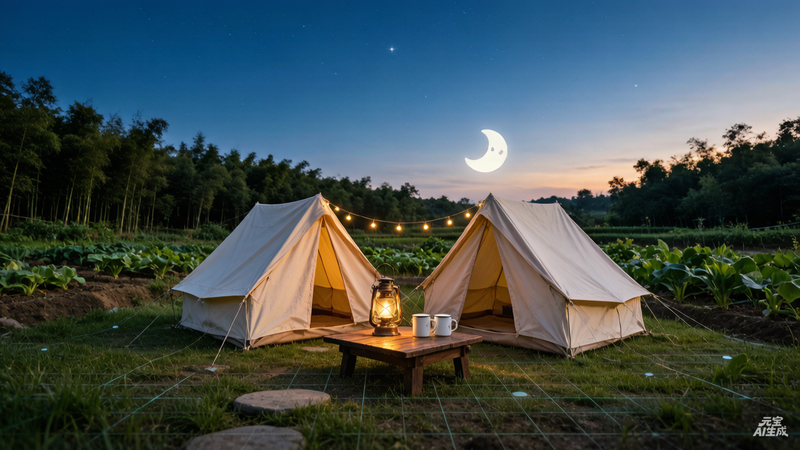
#> input picture assets/img/src/src_camp.png, 800 x 450 px, given in place of src_forum.webp, which was not available
$ python make_hero_bg.py
#> lines starting #> are read from the running program, lines starting #| are printed output that depends on the picture
#> in make_wide, im is the input picture: PIL image 800x450 RGB; mean R, G, B 65.3, 78.9, 80.1
#!/usr/bin/env python3
# -*- coding: utf-8 -*-
"""闪马田园 SUMFARM · 论坛 / 专家频道 hero 专属主视觉生成脚本
------------------------------------------------------------------
执行顺序（基线约定）：页面构建完成 → slice_assets.py 切题材图 → 本脚本生成
频道级 hero 主视觉 → verify.py / runtime_check.py 验收。素材生成排在页面构建之后。

输入：assets/img/src/src_forum.webp / src_expert.webp（同批田园成图，800×450）
输出：assets/img/<channel>_hero.webp       16:9 1280×720  PC hero
      assets/img/<channel>_hero_m.webp     9:16  720×1280 移动 hero
映射：forum*.html 共 11 页 → forum_hero；expert*.html / experts.html 共 9 页
      → expert_hero，见 ART_MATRIX.md。图片按 pagename_id 所属频道归属，
      不写死在 JS 里；列表缩略图仍由 mock-data.js 的 art() 按题材池解析。

设计约束：60% 真实田园（同批成图主体）+ 30% 科技（极淡网格 / 数据点连线）
+ 10% 可爱（圆润气泡 / 笑脸）；左侧 45% 柔雾留白供叠加深墨绿标题，
色调与 --sf-hero-base #D2E4C8 统一，右下角生成标记以相邻内容镜像抹除。
格式统一 WebP（网站专用格式），不保留 PNG。

复跑：cd <站点根目录> && python3 make_hero_bg.py
依赖：Pillow（沙盒已预装）。
"""
import os
from PIL import Image, ImageDraw, ImageFilter, ImageEnhance

ROOT = os.path.dirname(os.path.abspath(__file__))
SRC = os.path.join(ROOT, "assets/img/src")
OUT = os.path.join(ROOT, "assets/img")
W, H = 1280, 720
MW, MH = 720, 1280
GREEN = (210, 228, 200)
INK = (34, 50, 41)
TECH = (46, 110, 126)


def blend(a, b, t):
    return tuple(int(round(a[i] * (1 - t) + b[i] * t)) for i in range(3))


def remove_watermark(im):
    w, h = im.size
#> w = 800; h = 450
    bw, bh = int(w * .16), int(h * .11)
#> bw = 128; bh = 49
    patch = im.crop((w - 2 * bw, h - bh, w - bw, h)).transpose(Image.FLIP_LEFT_RIGHT)
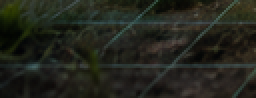
#> patch: PIL image 128x49 RGB (shown 2 times larger); mean R, G, B 34.7, 36.5, 28.3
    patch = patch.filter(ImageFilter.GaussianBlur(2))
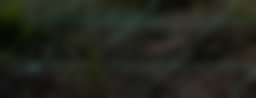
#> patch: PIL image 128x49 RGB (shown 2 times larger); mean R, G, B 34.7, 36.5, 28.3
    im.paste(patch, (w - bw, h - bh, w, h))
    return im


def soft_grid(im, alpha=26):
#> called with alpha = 26
    w, h = im.size
#> w = 1280; h = 720
    layer = Image.new("RGBA", (w, h), (0, 0, 0, 0))
#> layer: PIL image 1280x720 RGBA; every value is 0
    d = ImageDraw.Draw(layer)
    step = max(52, w // 22)
#> step = 58
    for x in range(step, w, step):
        d.line([(x, 0), (x, h)], fill=(*TECH, alpha), width=1)
    for y in range(step, h, step):
        d.line([(0, y), (w, y)], fill=(*TECH, alpha), width=1)
    return Image.alpha_composite(im.convert("RGBA"), layer).convert("RGB")
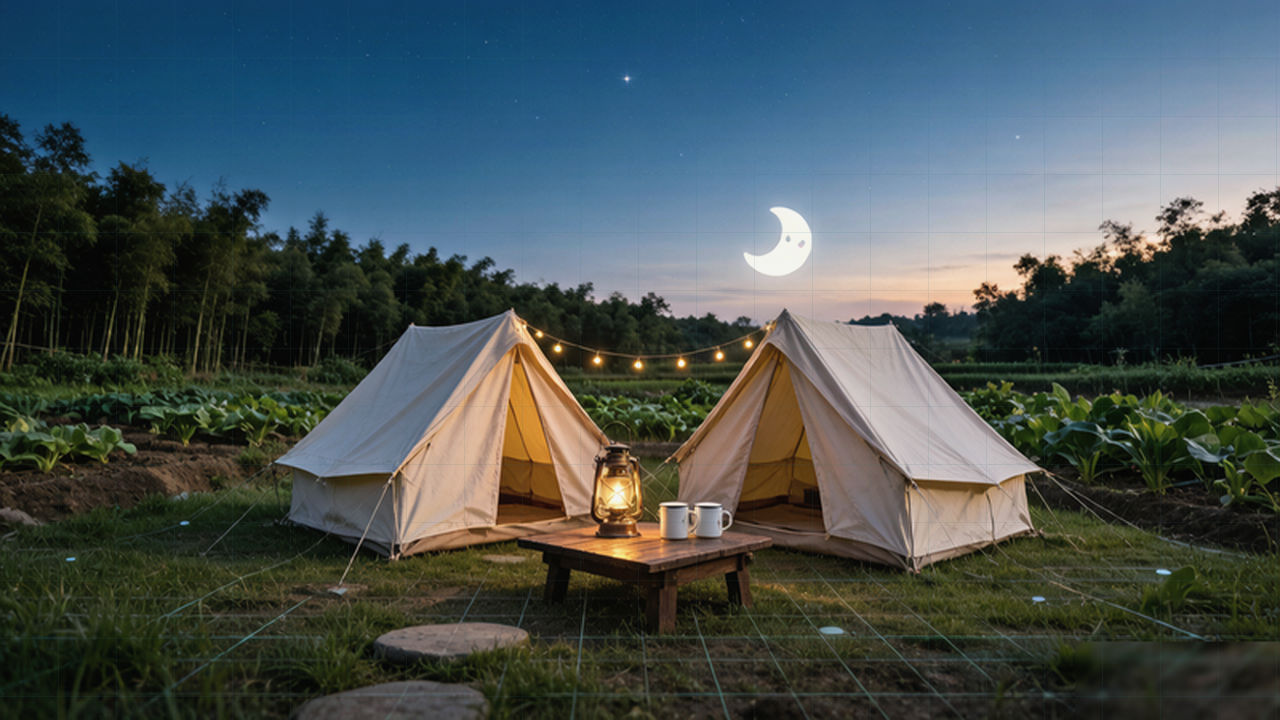
#> returned value: PIL image 1280x720 RGB; mean R, G, B 70.1, 81.4, 82.4


def cute_bits(im, kind):
#> called with kind = 'forum'
    w, h = im.size
#> w = 1280; h = 720
    layer = Image.new("RGBA", (w, h), (0, 0, 0, 0))
    d = ImageDraw.Draw(layer)
    if kind == "forum":
        for (cx, cy, r) in [(int(w * .78), int(h * .24), 16),
                            (int(w * .90), int(h * .36), 11),
                            (int(w * .70), int(h * .16), 9)]:
            d.ellipse((cx - r, cy - r, cx + r, cy + r), fill=(255, 253, 247, 150),
                      outline=(*INK, 90), width=2)
            d.polygon([(cx - r // 2, cy + r - 2), (cx - r // 3, cy + r + 9),
                       (cx + r // 4, cy + r - 2)], fill=(255, 253, 247, 150))
    else:
        pts = [(int(w * .74), int(h * .27), 9), (int(w * .88), int(h * .20), 7),
               (int(w * .93), int(h * .44), 8), (int(w * .68), int(h * .15), 6)]
        for (cx, cy, r) in pts:
            d.ellipse((cx - r, cy - r, cx + r, cy + r), fill=(227, 240, 241, 210),
                      outline=(*TECH, 140), width=2)
        d.line([(p[0], p[1]) for p in pts[:3]], fill=(*TECH, 105), width=2)
    return Image.alpha_composite(im.convert("RGBA"), layer).convert("RGB")


def soft_left(sharp):
    """左侧 45% 用「同图高斯柔化 + 浅田绿」做留白，右侧保持清晰主体。
    用 smoothstep 蒙版平滑混合，不叠纯色块，避免主体边缘出现贯穿全高的硬分界；
    文字对比由 CSS 田绿罩 .96 最终保证。"""
    blur = sharp.filter(ImageFilter.GaussianBlur(18))
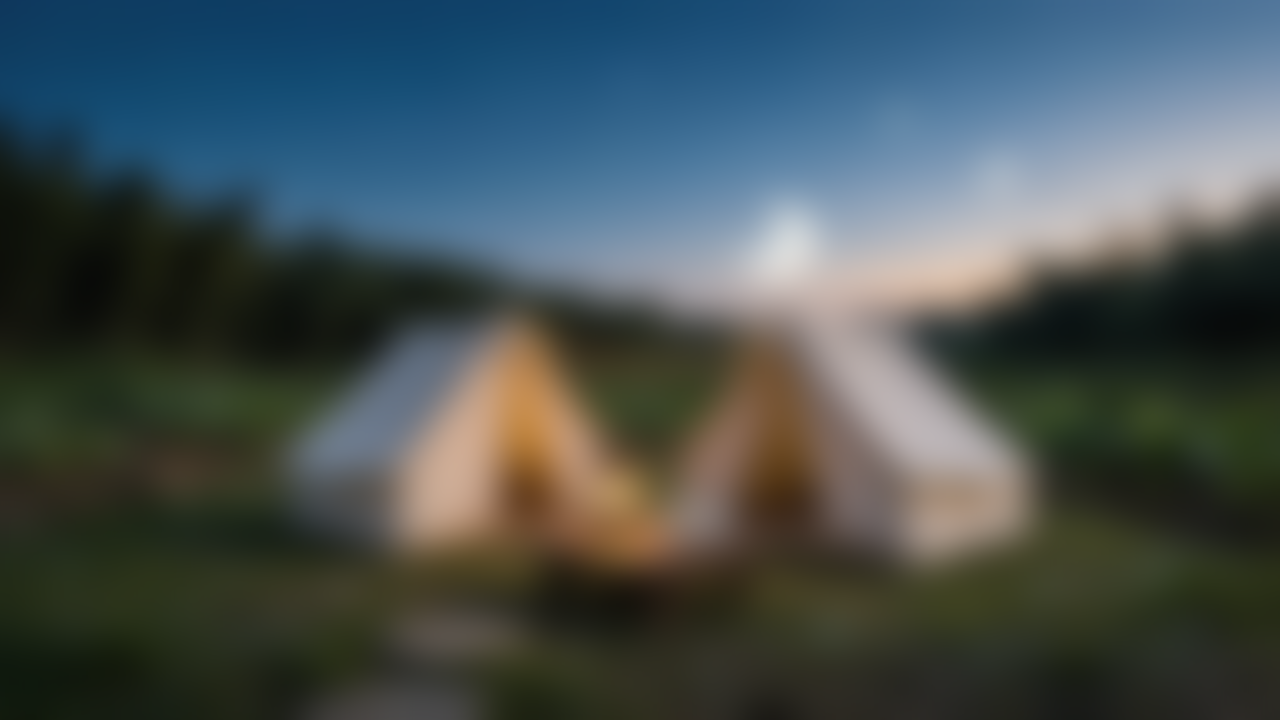
#> blur: PIL image 1280x720 RGB; mean R, G, B 70.1, 81.4, 82.4
    blur = ImageEnhance.Brightness(blur).enhance(1.05)
    blur = Image.blend(blur, Image.new("RGB", (W, H), GREEN), .32)
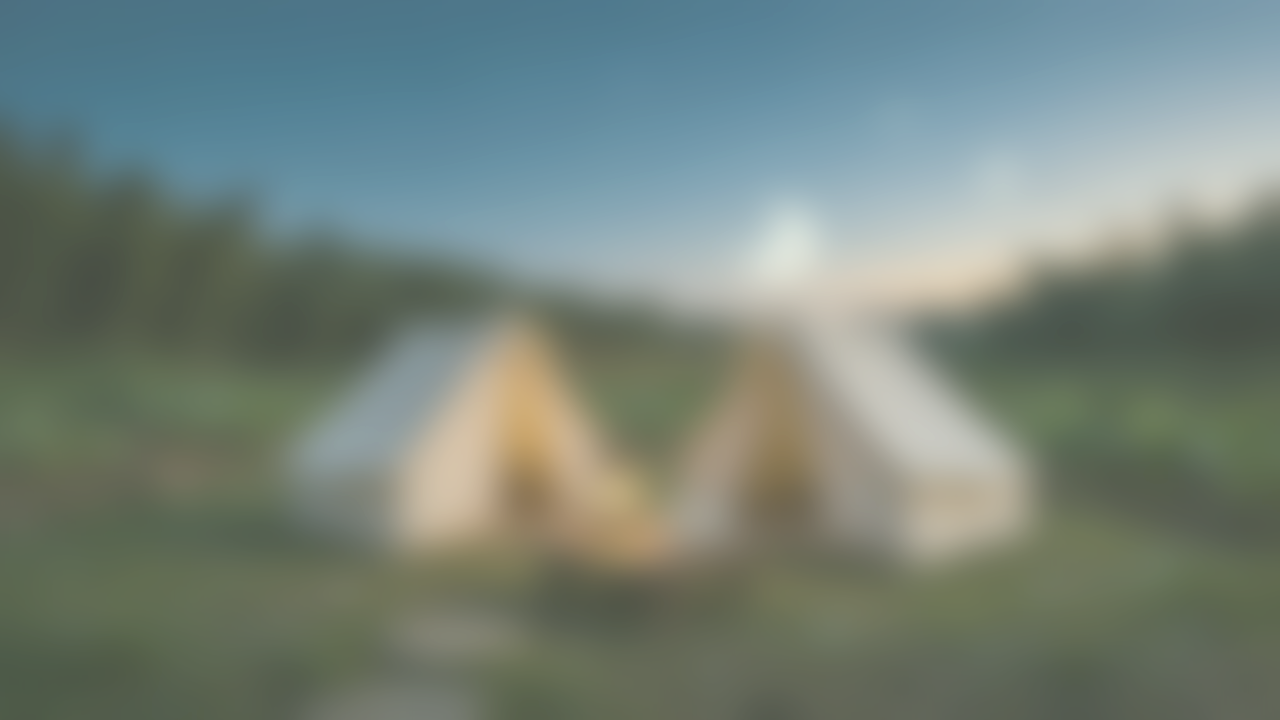
#> blur: PIL image 1280x720 RGB; mean R, G, B 116.5, 130.3, 122
    cut = int(W * .62)
    mask = Image.new("L", (W, 1))
    for x in range(W):
        t = min(1.0, x / cut)
        mask.putpixel((x, 0), int(255 * (t * t * (3 - 2 * t))))
    # hero 图是背景而非主体展示：整图轻微软化，让黑板 / 标牌等硬边退成柔和底纹，
    # 避免与 CSS 田绿罩的明暗过渡叠出一条贯穿全高的竖直分界。
    return Image.composite(sharp, blur, mask.resize((W, H))).filter(
        ImageFilter.GaussianBlur(1.8))
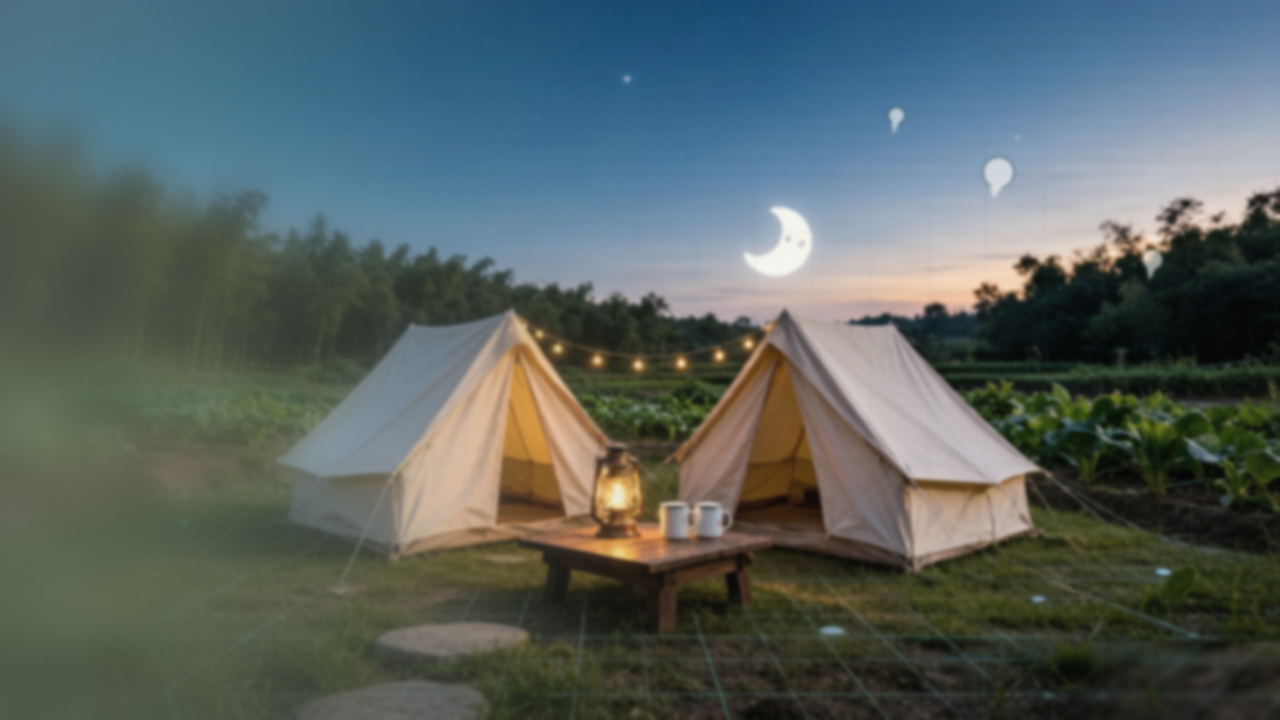
#> returned value: PIL image 1280x720 RGB; mean R, G, B 87, 98.6, 96.8


def make_wide(topic, kind):
    im = Image.open(os.path.join(SRC, "src_%s.webp" % topic)).convert("RGB")
    im = remove_watermark(im).resize((W, H), Image.LANCZOS)
    im = ImageEnhance.Color(im).enhance(.82)
    im = ImageEnhance.Brightness(im).enhance(1.06)
    im = ImageEnhance.Contrast(im).enhance(.94)
    im = soft_grid(im)
    im = cute_bits(im, kind)
    return soft_left(im)


def make_tall(wide):
    bg = wide.resize((MW, MH), Image.LANCZOS).filter(ImageFilter.GaussianBlur(26))
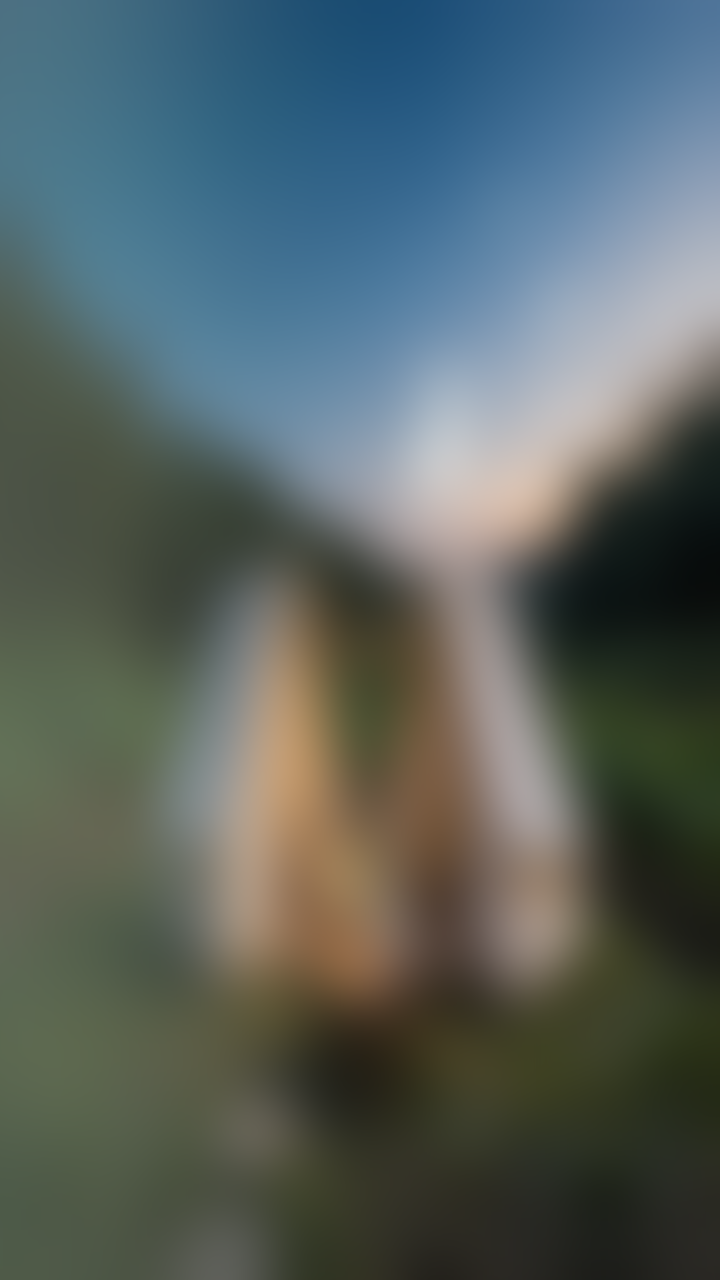
#> bg: PIL image 720x1280 RGB; mean R, G, B 86.9, 98.6, 96.7
    bg = ImageEnhance.Brightness(bg).enhance(1.03)
    bg = ImageEnhance.Color(bg).enhance(.68)
    bp = bg.load()
    for y in range(MH):
        a = .60 * (abs(y - MH / 2) / (MH / 2)) ** .8
        for x in range(MW):
            bp[x, y] = blend(bp[x, y], GREEN, a)
    iw = MW
    ih = int(round(H * iw / W))
    fg = wide.resize((iw, ih), Image.LANCZOS)
    canvas = bg.convert("RGB").copy()
    canvas.paste(fg, (0, (MH - ih) // 2))
    px = canvas.load()
    cut = int(MH * .46)
    for y in range(cut):
        a = .72 * ((1 - y / cut) ** 1.5)
        for x in range(MW):
            px[x, y] = blend(px[x, y], GREEN, a)
    return canvas


def save(im, path):
    im.convert("RGB").save(path, "WEBP", quality=72, method=6)


def main():
    for topic, stem in (("forum", "forum_hero"), ("expert", "expert_hero")):
        wide = make_wide(topic, topic)
        tall = make_tall(wide)
        save(wide, os.path.join(OUT, stem + ".webp"))
        save(tall, os.path.join(OUT, stem + "_m.webp"))
        for p in (stem + ".webp", stem + "_m.webp"):
            f = os.path.join(OUT, p)
            print(p, Image.open(f).size, "%.1f KB" % (os.path.getsize(f) / 1024))
    print("频道 hero 主视觉生成完成（2 题材 × 16:9 / 9:16 = 4 张 WebP）")
    return 0


if __name__ == "__main__":
#> (the run stopped early here; a loop or call above may not have finished)
